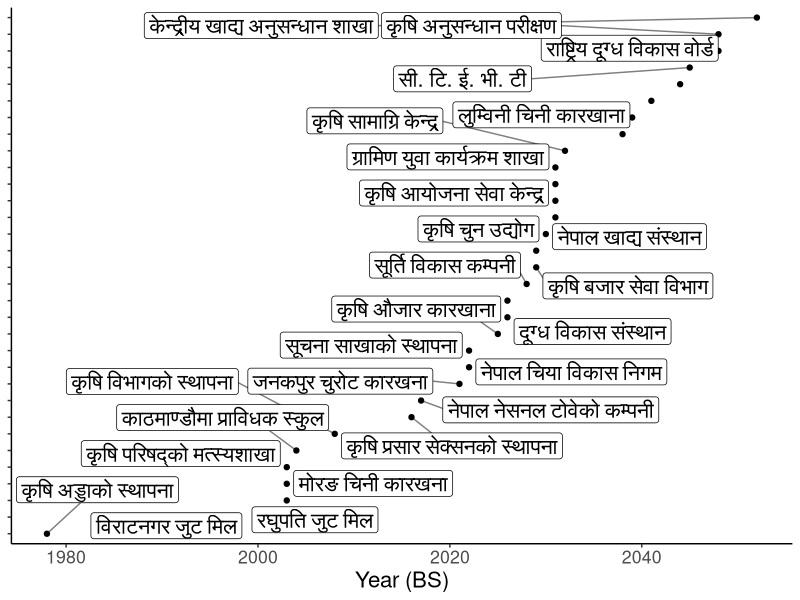

Source code (R):
## ---- chunk 1
library(tidyverse)
require(lubridate)
theme_set(theme_bw())

knitr::opts_chunk$set(tidy = TRUE, cache = TRUE, 
                      echo = FALSE, 
                      tidy.opts = list(width.cutoff=50), 
                      eval = TRUE, 
                      fig.show = "hold", fig.align = "center", fig.width = 10,
                      fig.asp = 0.8, message = FALSE, warning = FALSE)
options(knitr.kable.NA = "", digits = 3)
## ---- chunk 2

ag_dev_chron <- readr::read_csv(here::here("content", "blog", "data", "agriculture_development_chronology.csv"), col_names = T)
# ag_dev_chron$Particular %>% enc2utf8()
# ag_dev_chron$Title %>% unique()

ggcal <- ag_dev_chron %>% 
  filter(Title == "Establishment") %>% 
  mutate(Particular = str_wrap(Particular, width = 25), 
         Activity = as.factor(SN)) %>% 
  ggplot(aes(x = Year_BS, y = Activity, label = Particular)) +
  geom_point() +
  ggrepel::geom_label_repel(size = 5.5, segment.alpha = .5) +
  xlab("Year (BS)") +
  theme_classic() +
  theme(axis.title.y = element_blank(), 
        axis.text.y = element_blank(),
        text = element_text(size = 16))

ggcal

# ggsave("agriculture_development_chronology.png", plot = ggcal, device = "png", width = 12, height = 10, units = "in", dpi = 250)

